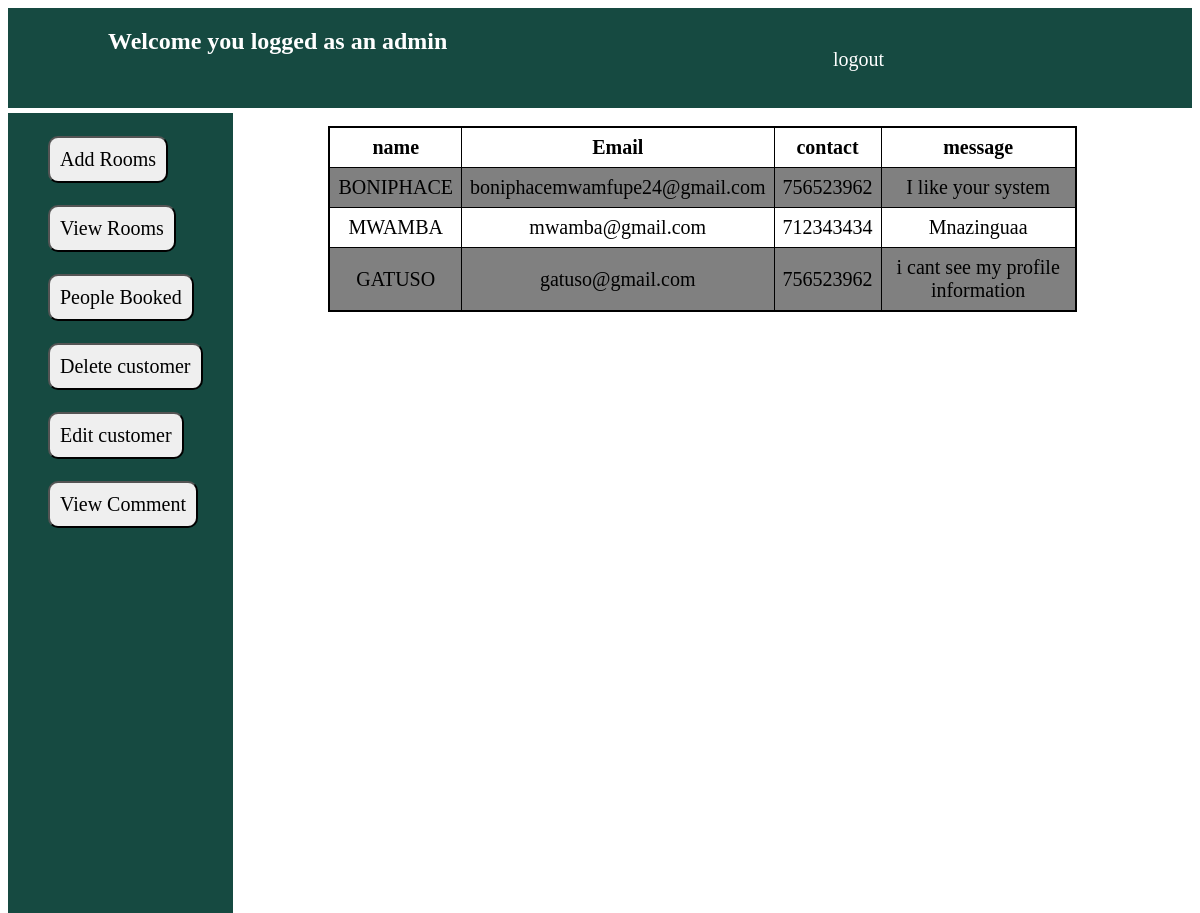
The page /MAGE/admin.php?comment=2 on the database its author committed.
### tables this page shows
CREATE TABLE `contact` (
  `name` varchar(50) NOT NULL,
  `email` varchar(50) NOT NULL,
  `contact` int(11) NOT NULL,
  `message` varchar(100) NOT NULL,
  `id` int(11) NOT NULL
);

### MAGE/admin.php (the view, shortened to what this page needs)
<html>
<head>
	<link rel="stylesheet" type="text/css" href="css/mob.css">
</head>
<body>
	<div id="navigator">
  			<div id="list">
			<h2 class="wel">Welcome <?php echo$_SESSION['name']?> you logged as an admin </h2>
			<a class="log" href="logout.php">logout</a>
		</div>
	</div>
	<div class="sideb">
		<br>
		<button><a href="?adroom=2"> Add Rooms</a></button>
		<br><br><br>
		<button><a href="?room=2">View Rooms</a></button>
		<br><br><br>
		<button><a href="?booked=2">People Booked</a></button>
		<br><br><br>
		<button><a href="?delete=2">Delete customer</a></button>
		<br><br><br>
		<button><a href="?change=2">Edit customer</a></button>
		<br><br><br>
		<button><a href="?comment=2">View Comment</a></button>
	</div>
	<div id="mid2">
		<br>
          			<?php
          if(isset($_GET['comment'])){
          	?>
		<table border="1">
		<tr>
			<th>name</th>
			<th>Email</th>
			<th>contact</th>
			<th>message</th>
		</tr>
		<?php
		    $conn=mysqli_connect("localhost","root","","mob_db");
            $sql="SELECT * from contact";
            $query=mysqli_query($conn,$sql);
            while ($result=mysqli_fetch_array($query)) {
                $name=$result['name'];
                $email=$result['email'];
                $contact=$result['contact'];
                $message=$result['message'];
        ?>
        <tr>
           	<td><?php echo$name;?></td>
            <td><?php echo$email;?></td>
            <td><?php echo$contact;?></td>
            <td><?php echo$message;?></td>
        </tr>
        <?php } ?>
    </table>
    <?php } ?>
	</div>
</body>
</html>

### MAGE/css/mob.css (style rules this page uses)
#navigator { width: 100%; height: 100px; color: white; background-color: #164a41; overflow: hidden; }
#list { width: 74%; float: left; }
#LIST H2 { text-decoration: none; }
#list .wel { float: left; margin-left: 100px; }
#list .log { float: right; text-decoration: none; color: white; margin-top: 40px; font-size: 20px; }
#mid2 { width: 79%; float: left; border-left: 2px solid white; }
#mid2 table { font-size: 20px; border-collapse: collapse; width: 80%; margin-left: 10%; border: 2px solid black; }
#mid2 td,th { padding: 8px; text-align: center; }
#mid2 table tr:nth-child(even) { background-color: grey; }
.sideb { width: 19%; height: 800px; float: left; margin-top: 5px; font-size: 20px; background-color: #164a41; }
.sideb button { float: left; margin-left: 40px; padding: 10px 10px; font-family: cursive; border-radius: 10px; }
.sideb button a { text-decoration: none; color: black; font-size: 20px; }

### rows shown on the page
contact: name "BONIPHACE", email "boniphacemwamfupe24@gmail.com", contact "756523962", message "I like your system"
contact: name "MWAMBA", email "mwamba@gmail.com", contact "712343434", message "Mnazinguaa"
contact: name "GATUSO", email "gatuso@gmail.com", contact "756523962", message "i cant see my profile information"
